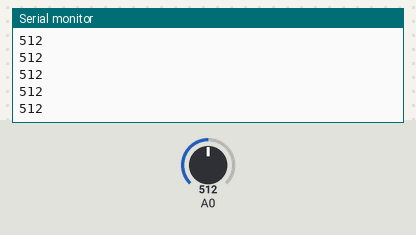
Simulated run of this sketch. Board: Arduino Uno, built with avr-gcc and run on an emulated ATmega328P. Shown: the last lines printed to the serial monitor. The test bench sets the inputs (shaded band); at power-on: A0 = 512.

Above: at 1.2 s.
1.3 s: A0 set to 716
At 2.2 s:
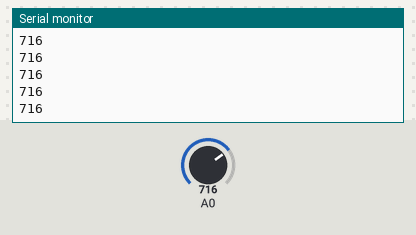
2.8 s: A0 set to 900
At 3.3 s:
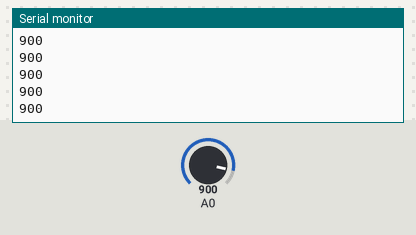
Timing chart, 0 to 5.8 s (numbered marks = the images above; inputs shaded):
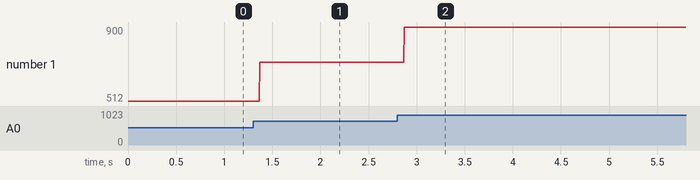

Measured:
- after the input at 1.3 s, the serial monitor: prints a new line after 0.07 s (image 1)
- after the input at 2.8 s, the serial monitor: prints a new line after 0.07 s (image 2)
- plotted number 1: 512 → 716 after the input at 1.3 s, 716 → 900 after the input at 2.8 s

The sketch:

CDS_sensor.ino
```cpp
void setup() {
  Serial.begin(9600);             // 시리얼 통신 초기화
}

void loop() {
  int readValue = analogRead(A0); // 조도센서 값 측정
  Serial.println(readValue);      // 조도센서 값 출력
}
```
